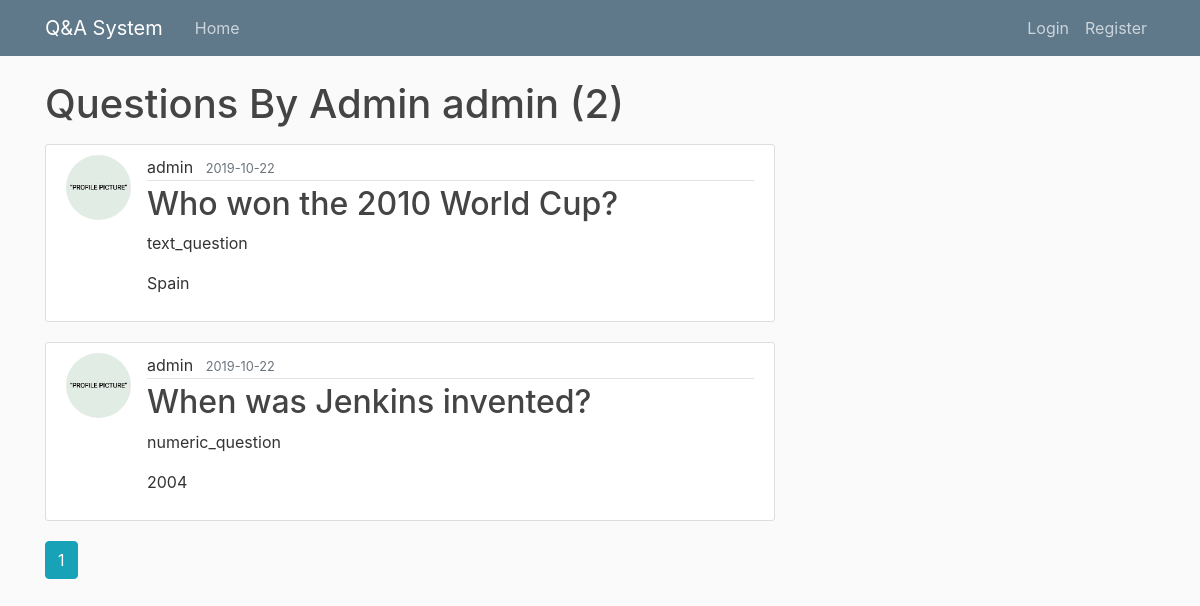
Screenshot of /user/admin with the database file from the repository.
### flaskblog/models.py (models this page shows, shortened)
class User(db.Model, UserMixin):
    id = db.Column(db.Integer, primary_key=True)
    username = db.Column(db.String(20), unique=True, nullable=False)
    email = db.Column(db.String(120), unique=True, nullable=False)
    image_file = db.Column(db.String(20), nullable=False, default='default.jpg')
    password = db.Column(db.String(60), nullable=False)
    posts = db.relationship('Post', backref='author', lazy=True)
    user_answers = db.relationship('UserAnswer', backref='user_answer', lazy=True)

class Post(db.Model):
    id = db.Column(db.Integer, primary_key=True)
    title = db.Column(db.String(300), nullable=False)
    date_posted = db.Column(db.DateTime, nullable=False, default=datetime.utcnow)
    content = db.Column(db.Text, nullable=False)
    question_type = db.Column(db.Text, nullable=False)
    user_id = db.Column(db.Integer, db.ForeignKey('user.id'), nullable=False)

### flaskblog/users/routes.py (the view)
@users.route("/user/<string:username>")
def user_posts(username):
    page = request.args.get('page', 1, type=int)
    user = User.query.filter_by(username=username).first_or_404()
    posts = Post.query.filter_by(author=user)\
        .order_by(Post.date_posted.desc())\
        .paginate(page=page, per_page=5)
    return render_template('user_posts.html', posts=posts, user=user)

### flaskblog/templates/user_posts.html
{% extends "layout.html" %}
{% block content %}
    <h1 class="mb-3">Questions By Admin {{ user.username }} ({{ posts.total}})</h1>
    {% for post in posts.items %}
        <article class="media content-section">
         <img class="rounded-circle article-img" src="{{ url_for('static', filename='profile_pics/' + post.author.image_file)}}">
         <div class="media-body">
            <div class="article-metadata">
             <a class="mr-2" href"{{ url_for('users.user_posts', username=post.author.username) }}"> {{ post.author.username }}</a>
             <small class="text-muted">{{ post.date_posted.strftime('%Y-%m-%d') }}</small>
            </div>
            <h2><a class="article-title" href="{{ url_for('posts.post', post_id=post.id) }}">{{ post.title }}</a></h2>
            <p class="article-content">{{ post.question_type }}</p>
            <p class="article-content">{{ post.content }}</p>
         </div>
        </article>
    {% endfor %}
    {% for page_num in posts.iter_pages(left_edge=1, right_edge=1, left_current=1, right_current=2) %}
        {% if page_num %}
            {% if posts.page == page_num %}
                <a class="btn btn-info mb-4" href="{{ url_for('users.user_posts', username=user.username, page=page_num) }}">{{ page_num }}</a>
            {% else %}
                <a class="btn btn-outline-info mb-4" href="{{ url_for('users.user_posts', username=user.username, page=page_num) }}">{{ page_num }}</a>
            {% endif %}
        {% else %}
            ...
        {% endif %}
    {% endfor %}
{% endblock content%}

### flaskblog/templates/layout.html (shortened to what this page needs)
<!DOCTYPE html>
<html>
<head>
    <link rel="stylesheet" href="https://stackpath.bootstrapcdn.com/bootstrap/4.3.1/css/bootstrap.min.css">
    <link rel="stylesheet" type="text/css" href="{{ url_for('static', filename='main.css')}}">
</head>
<body>
    <header class="site-header">
     <nav class="navbar navbar-expand-md navbar-dark bg-steel fixed-top">
      <div class="container">
       <a class="navbar-brand mr-4" href="/">Q&A System</a>
       <div class="collapse navbar-collapse" id="navBarToggle">
        <div class="navbar-nav mr-auto">
         <a class="nav-item nav-link" href="{{ url_for('main.home') }}">Home</a>
        </div>
        <div class="navbar-nav">
         {% if current_user.is_authenticated %}
         <a class="nav-item nav-link" href="{{ url_for('main.new_test') }}">New Answers</a>
         <a class="nav-item nav-link" href="{{ url_for('posts.new_post') }}">New Questions and Answers</a>
         <a class="nav-item nav-link" href="{{ url_for('users.account') }}">Account</a>
         <a class="nav-item nav-link" href="{{ url_for('users.logout') }}">Logout</a>
         {% else %}
         <a class="nav-item nav-link" href="{{ url_for('users.login') }}">Login</a>
         <a class="nav-item nav-link" href="{{ url_for('users.register') }}">Register</a>
         {% endif %}
        </div>
       </div>
      </div>
     </nav>
    </header>
    <main role="main" class="container">
     <div class="row">
      <div class="col-md-8">
       {% block content %} {% endblock %}
      </div>
      <div class="col-md-4">
     </div>
    </main>
</body>
</html>

### flaskblog/static/main.css (style rules this page uses)
body { background: #fafafa; color: #333333; margin-top: 5rem; }
h1, h2, h3, h4, h5, h6 { color: #444444; }
.bg-steel { background-color: #5f788a; }
.site-header .navbar-nav .nav-link { color: #cbd5db; }
.content-section { background: #ffffff; padding: 10px 20px; border: 1px solid #dddddd; border-radius: 3px; margin-bottom: 20px; }
.article-title { color: #444444; }
.article-content { white-space: pre-line; }
.article-img { height: 65px; width: 65px; margin-right: 16px; }
.article-metadata { padding-bottom: 1px; margin-bottom: 4px; border-bottom: 1px solid #e3e3e3; }

### rows the page displays
User: username "admin"
Post: image_file (placeholder picture), author.username "admin", date_posted "2019-10-22", title "Who won the 2010 World Cup?", question_type "text_question", content "Spain"
Post: image_file (placeholder picture), author.username "admin", date_posted "2019-10-22", title "When was Jenkins invented?", question_type "numeric_question", content "2004"

### other values shown
{{ posts.total }} "2"
{{ page_num }} "1"
